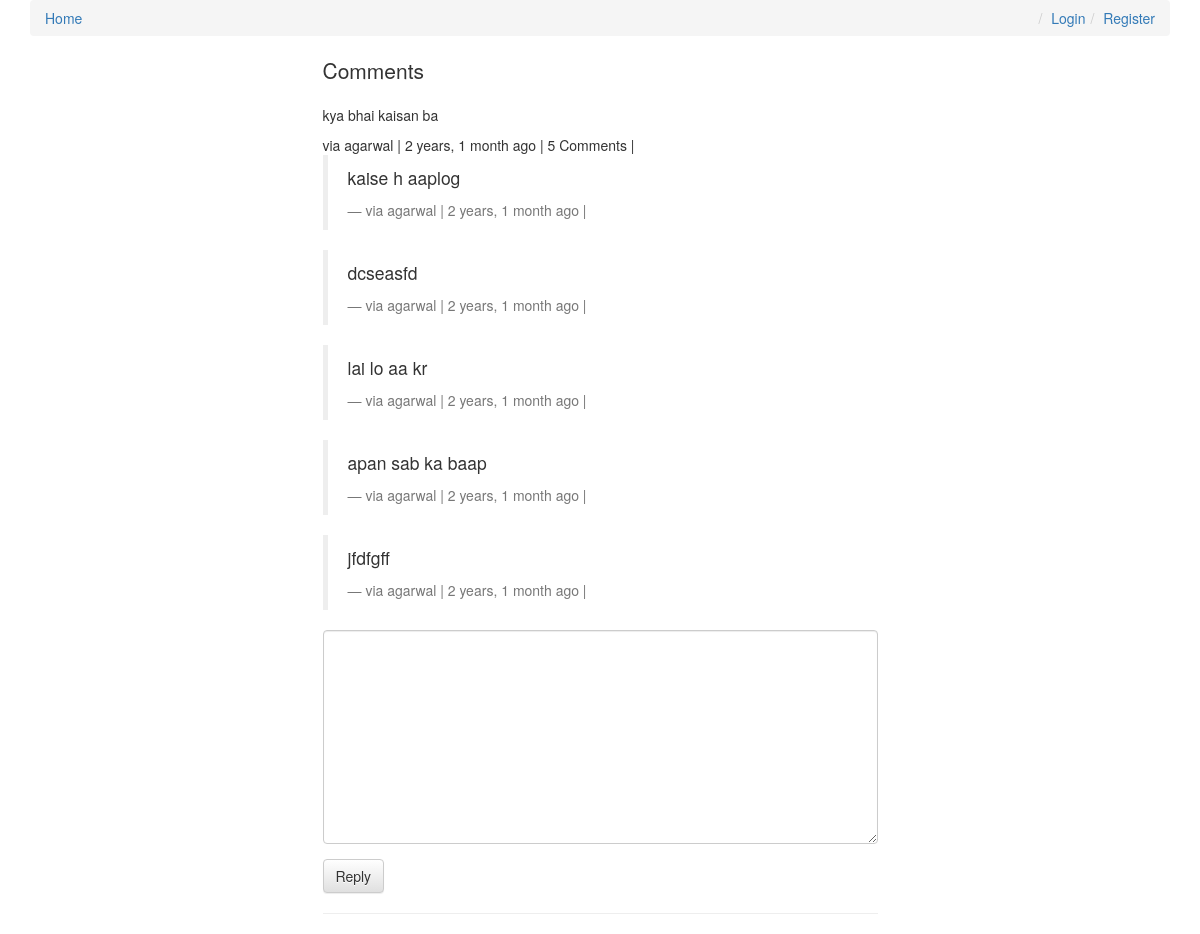
Before: /comment/8/ with the older database file.
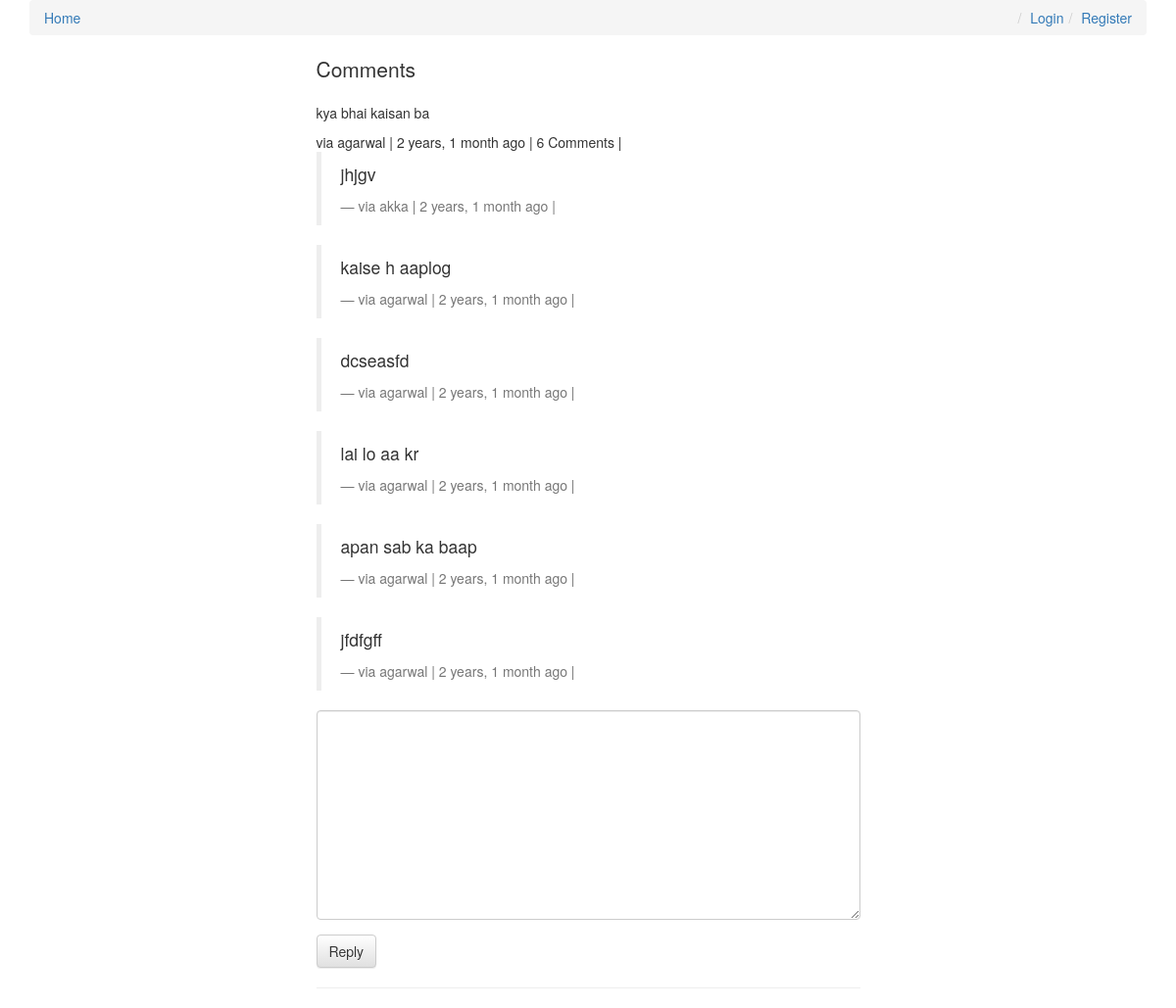
After: the same page with the newer database file.
### comments/models.py (models this page shows, shortened)
class Comments(models.Model):
	user        = models.ForeignKey(settings.AUTH_USER_MODEL, default=1 , on_delete=models.CASCADE)
	content_type = models.ForeignKey(ContentType, on_delete=models.CASCADE)
	object_id = models.PositiveIntegerField()
	content_object = GenericForeignKey('content_type', 'object_id')
	parent = models.ForeignKey("self",null=True,blank=True,on_delete=models.CASCADE)
	content     = models.TextField()
	timestamp   = models.DateTimeField(auto_now_add=True)
	objects = CommentManager()
	def children(self):
		return Comments.objects.filter(parent=self)
	@property
	def is_parent(self):
		if self.parent is not None:
			return False
		return True
	class Meta:
		ordering = ["-timestamp"]

### comments/views.py (the view)
# urls.py: url(r'^(?P<id>\d+)/$',comment_thread_view,name="thread"),
def comment_thread_view(request,id):
	try:
		obj = Comments.objects.get(id=id)
	except:
		return Http404
	intial_obj = {
		"content_type" : obj.content_type,
		"object_id" : obj.object_id
	}
	if not obj.is_parent:
		obj = obj.parent
	form = CommentForm(request.POST or None,initial=intial_obj)
	if form.is_valid():
		c_type  = form.cleaned_data.get('content_type')
		content_type = ContentType.objects.get(model=c_type)
		object_id = form.cleaned_data.get('object_id')
		content = form.cleaned_data.get('content')
		parent_qs = None
		try:
			parent = int(request.POST.get('parent_id'))
		except:
			parent = None
		if parent:
			parent_obj = Comments.objects.filter(id = parent)
			if parent_obj.exists() and parent_obj.count() == 1:
				parent_qs = parent_obj.first()
		new_comment , created = Comments.objects.get_or_create(
									user = request.user,
									content_type = content_type,
									object_id = object_id,
									content = content,
									parent = parent_qs
								)
		return HttpResponseRedirect(new_comment.parent.get_absolute_url())
	else:
		print(form.errors)
	context = {
		"object" : obj,
		"form"   : form
 	}
	return render(request,"comment_thread.html",context)

### comments/forms.py
class CommentForm(forms.Form):
	content_type = forms.CharField(widget=forms.HiddenInput)
	object_id = forms.IntegerField(widget=forms.HiddenInput)
	content = forms.CharField(label='', widget=forms.Textarea)

### templates/comment_thread.html (shortened to what this page needs)
{% extends "base.html" %}
{% load crispy_forms_tags %}
{% block content %}
<div class='row'>
	<div class='col-sm-6 col-sm-offset-3'>
		<p class='lead'>Comments</p>
	  	<p>{{ object.content }}</p>
		<footer>via {{ object.user }} | {{ object.timestamp|timesince }} ago |
		{% if object.children.count > 0 %}{{ object.children.count }} Comment{% if object.children.count > 1 %}s{% endif %} | {% endif %}{% if request.user == object.user %}<a href='{{ object.get_delete_url }}'>Delete</a> {% endif %}
		</footer>
		<div>
			{% for child in object.children %}
			<blockquote>
		     	<p>{{ child.content }}</p>
				<footer>via {{ child.user }} | {{ child.timestamp|timesince }} ago | {% if request.user == child.user %}<a href='{{ child.get_delete_url }}'>Delete</a> {% endif %}
				</footer>
			</blockquote>
			{% endfor %}
			<form method="POST" action="."> {% csrf_token %}
				{{ form|crispy }}
				<input type='submit' value='Reply' class='btn btn-default'>
			</form>
		</div>
		<hr/>
	</div>
</div>
{% endblock content %}

Changed rows visible on the page:
computed for Comments "kya bhai kaisan ba": children.count "5" → "6"
added Comments: content "jhjgv", user "akka", timestamp "2 years, 1 month"
